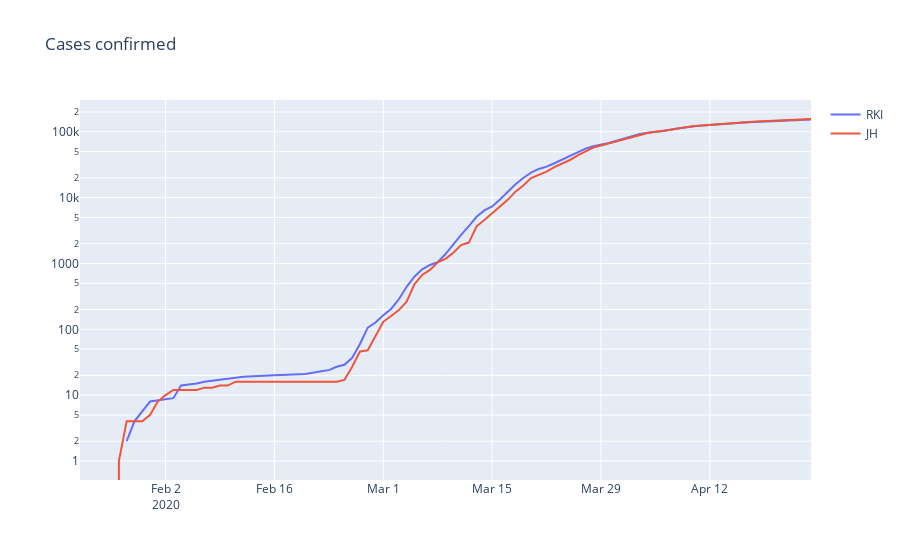

Write notebook code for a chart like this one.
### Code cell
fig = go.Figure()
fig.add_trace(go.Scatter(x=df['Meldedatum'], 
                         y=df['Cases confirmed'], 
                         mode='lines', 
                         name='RKI'))
fig.add_trace(go.Scatter(x=df_jh_de['Date'], 
                         y=df_jh_de['Cases confirmed'],
                         mode='lines',
                         name='JH'))
fig.update_layout(yaxis_type="log", 
                  title='Cases confirmed')
